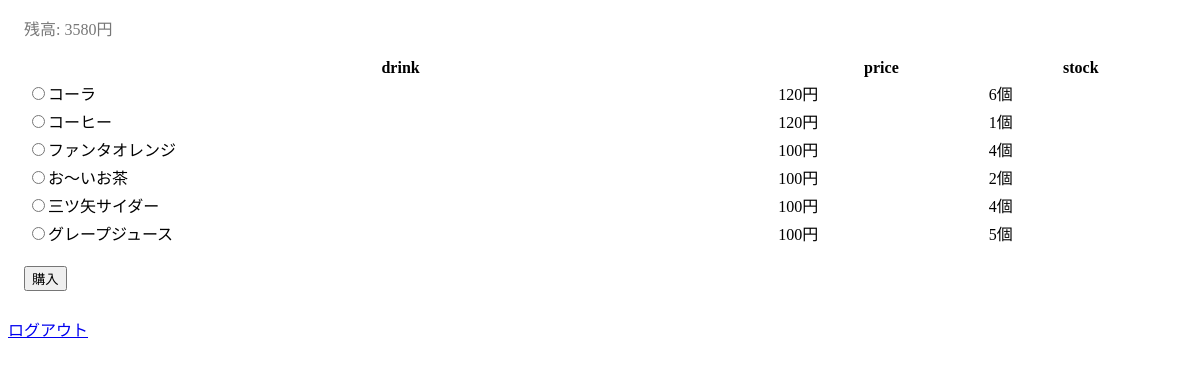
Before: /toppage.php (signed in) with the older database file.
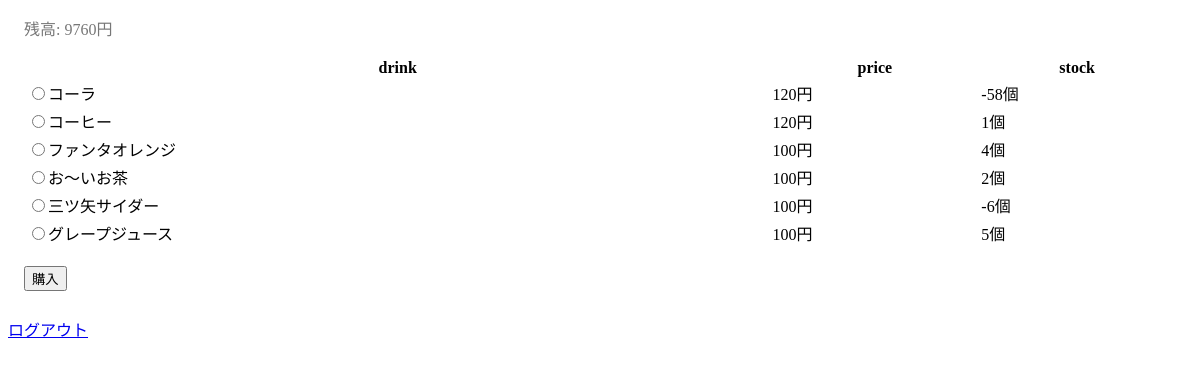
After: the same page with the newer database file.
### tables this page shows
CREATE TABLE "user" (
	`id`	INTEGER PRIMARY KEY AUTOINCREMENT,
	`money`	INTEGER,
	`name`	TEXT
, password text);

CREATE TABLE "product" (
	`id`	INTEGER PRIMARY KEY AUTOINCREMENT,
	`name`	TEXT,
	`price`	INTEGER
);

CREATE TABLE "stock" (
	`id`	INTEGER PRIMARY KEY AUTOINCREMENT,
	`product_id`	INTEGER,
	`number`	INTEGER
);

### functions.php (called while the page is built, shortened)
<?php
function generate_token()
{
  return hash('sha256', session_id());
}
function h($str)
{
  return htmlspecialchars($str, ENT_QUOTES, 'UTF-8');
}

### toppage.php (the view, shortened to what this page needs)
<?php
require_once __DIR__ . '/functions.php';
$pdo = new pdo("sqlite:anohako.sqlite");
$pdo->setattribute(PDO::ATTR_ERRMODE, PDO::ERRMODE_WARNING);
$st = $pdo->query("select * from product order by id desc");
$product = $st->fetchAll();
$user = $_SESSION['username'];
$st = $pdo->query("select money from user where name = '" . $user . "';");
$money = $st->fetchAll();
?>
<!DOCTYPE html>
<html lang="ja">
  <head>
    <link rel="stylesheet" href="//cdnjs.cloudflare.com/ajax/libs/10up-sanitize.css/4.1.0/sanitize.min.css">
    <link rel="stylesheet" href="https://code.getmdl.io/1.3.0/material.indigo-pink.min.css">
    <link rel="stylesheet" href="./style.css">
  </head>
  <body>
    <div class="container">
      <div class="mes"><?php print "残高: " . $money[0]['money']. "円"; ?></div>
      <form action="shopping_submit.php" method="get">
        <table class="mdl-data-table mdl-js-data-table mdl-shadow--2dp">
          <tr>
            <th class="mdl-data-table__cell--non-numeric">drink</th>
            <th>price</th>
            <th>stock</th>
          </tr>
          <?php
          foreach($product as $p) {
            print '<tr>';
            print '<td class="mdl-data-table__cell--non-numeric"><input type="radio" name="productname" value="'. $p["name"] .'">' . $p["name"] . '</th>';
            print '<td>' . $p["price"] . '円</th>';
            $st = $pdo->query("select * from stock where id =" .$p["id"] . ";");
            $stock = $st->fetchAll();
            print '<td>'.$stock[0]["number"].'個</td>';
            print '</tr>';
          }
          ?>
       </table>
       <input class="mdl-button mdl-js-button mdl-button--raised mdl-js-ripple-effect buy" type="submit" value="購入">
     </form>
  </div>
  <a href="/logout.php?token=<?=h(generate_token())?>">ログアウト</a>
  </body>
</html>

### style.css (style rules this page uses)
.container { margin: 8px 16px; }
.mes { color: #777; font-size: 16px; margin: 16px 0px; }
.buy { margin: 18px 0px; }
table { width: 100%; }

Changed rows visible on the page:
changed user: money "3580" → "9760"
changed through a linked row, product "コーラ": stock.number "6" → "-58"
changed through a linked row, product "三ツ矢サイダー": stock.number "4" → "-6"
